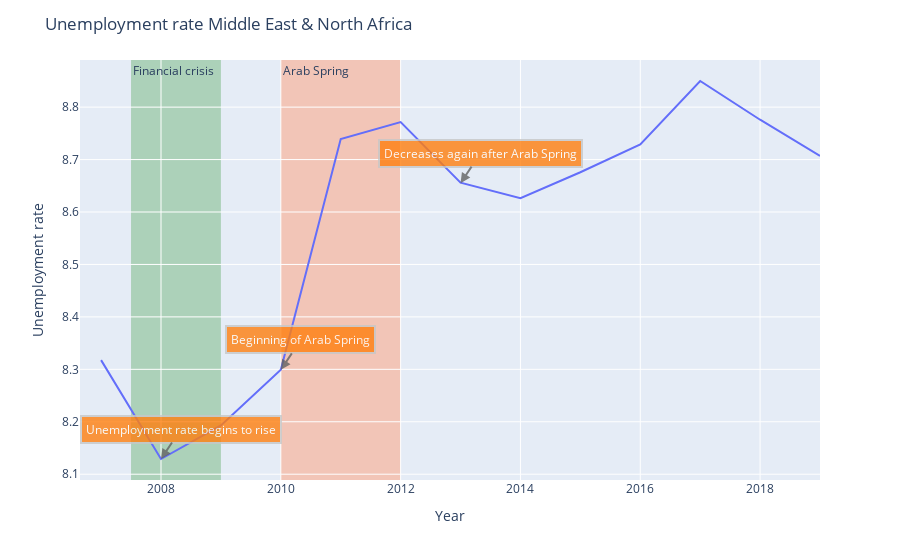

Write notebook code for a chart like this one.
### Code cell
fig = px.line(unemp_data_region, x="year", y="unemp_rate",
             labels={
                     "year": "Year",
                     "unemp_rate": "Unemployment rate",
                     "Region": "Region"
                 },
             )


fig.add_annotation(
        x=2008,
        y=8.129,
        xref="x",
        yref="y",
        text="Unemployment rate begins to rise",
        showarrow=True,
        font=dict(
            size=12,
            color="#ffffff"
            ),
        align="center",
        arrowhead=2,
        arrowsize=1,
        arrowwidth=2,
        arrowcolor="#636363",
        ax=20,
        ay=-30,
        bordercolor="#c7c7c7",
        borderwidth=2,
        borderpad=4,
        bgcolor="#ff7f0e",
        opacity=0.8
        )

fig.add_annotation(
        x=2010,
        y=8.299,
        xref="x",
        yref="y",
        text="Beginning of Arab Spring",
        showarrow=True,
        font=dict(
            size=12,
            color="#ffffff"
            ),
        align="center",
        arrowhead=2,
        arrowsize=1,
        arrowwidth=2,
        arrowcolor="#636363",
        ax=20,
        ay=-30,
        bordercolor="#c7c7c7",
        borderwidth=2,
        borderpad=4,
        bgcolor="#ff7f0e",
        opacity=0.8
        )

fig.add_annotation(
        x=2013,
        y=8.655,
        xref="x",
        yref="y",
        text="Decreases again after Arab Spring",
        showarrow=True,
        font=dict(
            size=12,
            color="#ffffff"
            ),
        align="center",
        arrowhead=2,
        arrowsize=1,
        arrowwidth=2,
        arrowcolor="#636363",
        ax=20,
        ay=-30,
        bordercolor="#c7c7c7",
        borderwidth=2,
        borderpad=4,
        bgcolor="#ff7f0e",
        opacity=0.8
        )

# Add shape regions
fig.add_vrect(
    x0="2010", x1="2012",
    fillcolor="LightSalmon", opacity=0.5,
    layer="below", line_width=0, annotation_text="Arab Spring", annotation_position="top left"
)

fig.add_vrect(
    x0="2007.5", x1="2009",
    fillcolor="green", opacity=0.25,
    layer="below", line_width=0,
    annotation_text="Financial crisis", annotation_position="top left")

fig.update_layout(
    title_text="Unemployment rate Middle East & North Africa",      
)

fig.show()

### Figure 1 — Plotly figure (JSON) as saved in the notebook; plotly's stock layout.template omitted (floating-point values rounded to 4 significant figures)
{"data": [{"hovertemplate": "Year=%{x}<br>Unemployment rate=%{y}<extra></extra>", "legendgroup": "", "line": {"color": "#636efa", "dash": "solid"}, "mode": "lines", "name": "", "orientation": "v", "showlegend": false, "type": "scatter", "x": [2007, 2008, 2009, 2010, 2011, 2012, 2013, 2014, 2015, 2016, 2017, 2018, 2019], "xaxis": "x", "y": [8.318, 8.129, 8.193, 8.299, 8.739, 8.771, 8.656, 8.626, 8.676, 8.729, 8.85, 8.776, 8.707], "yaxis": "y"}], "layout": {"annotations": [{"align": "center", "arrowcolor": "#636363", "arrowhead": 2, "arrowsize": 1, "arrowwidth": 2, "ax": 20, "ay": -30, "bgcolor": "#ff7f0e", "bordercolor": "#c7c7c7", "borderpad": 4, "borderwidth": 2, "font": {"color": "#ffffff", "size": 12}, "opacity": 0.8, "showarrow": true, "text": "Unemployment rate begins to rise", "x": 2008, "xref": "x", "y": 8.129, "yref": "y"}, {"align": "center", "arrowcolor": "#636363", "arrowhead": 2, "arrowsize": 1, "arrowwidth": 2, "ax": 20, "ay": -30, "bgcolor": "#ff7f0e", "bordercolor": "#c7c7c7", "borderpad": 4, "borderwidth": 2, "font": {"color": "#ffffff", "size": 12}, "opacity": 0.8, "showarrow": true, "text": "Beginning of Arab Spring", "x": 2010, "xref": "x", "y": 8.299, "yref": "y"}, {"align": "center", "arrowcolor": "#636363", "arrowhead": 2, "arrowsize": 1, "arrowwidth": 2, "ax": 20, "ay": -30, "bgcolor": "#ff7f0e", "bordercolor": "#c7c7c7", "borderpad": 4, "borderwidth": 2, "font": {"color": "#ffffff", "size": 12}, "opacity": 0.8, "showarrow": true, "text": "Decreases again after Arab Spring", "x": 2013, "xref": "x", "y": 8.655, "yref": "y"}, {"showarrow": false, "text": "Arab Spring", "x": "2010", "xanchor": "left", "xref": "x", "y": 1, "yanchor": "top", "yref": "y domain"}, {"showarrow": false, "text": "Financial crisis", "x": "2007.5", "xanchor": "left", "xref": "x", "y": 1, "yanchor": "top", "yref": "y domain"}], "legend": {"tracegroupgap": 0}, "margin": {"t": 60}, "shapes": [{"fillcolor": "LightSalmon", "layer": "below", "line": {"width": 0}, "opacity": 0.5, "type": "rect", "x0": "2010", "x1": "2012", "xref": "x", "y0": 0, "y1": 1, "yref": "y domain"}, {"fillcolor": "green", "layer": "below", "line": {"width": 0}, "opacity": 0.25, "type": "rect", "x0": "2007.5", "x1": "2009", "xref": "x", "y0": 0, "y1": 1, "yref": "y domain"}], "title": {"text": "Unemployment rate Middle East & North Africa"}, "xaxis": {"anchor": "y", "domain": [0, 1], "title": {"text": "Year"}}, "yaxis": {"anchor": "x", "domain": [0, 1], "title": {"text": "Unemployment rate"}}}}
